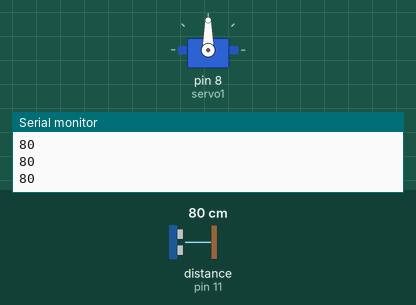
A sketch run on a simulated Arduino Uno, built with avr-gcc and run on an emulated ATmega328P. Parts: servo, the last lines printed to the serial monitor. Wiring (inferred from the names in the program): ultrasonic range finder: trigger pin 12; echo pin 11. The test bench sets the inputs (shaded band); at power-on: distance to the obstacle (sensor on pin 11) 80 cm. The echo pulse lasts 58.3 µs per cm.

Above: at 1.2 s.
1.3 s: distance to the obstacle (sensor on pin 11) set to 18 cm
2.8 s: distance to the obstacle (sensor on pin 11) set to 14 cm
At 3.6 s:
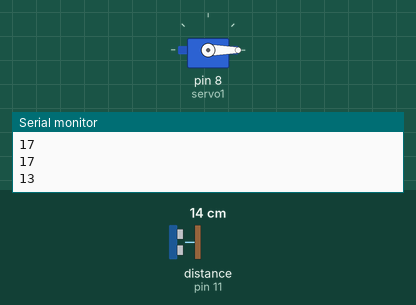
4.3 s: distance to the obstacle (sensor on pin 11) set to 35 cm
At 5.6 s:
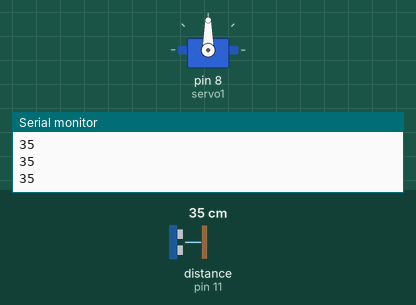
6.3 s: distance to the obstacle (sensor on pin 11) set to 2 cm
At 7.7 s:
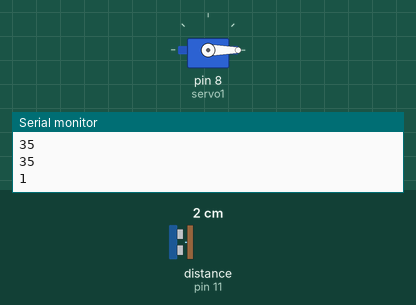
Timing chart, 0 to 8.8 s (numbered marks = the images above; inputs shaded):
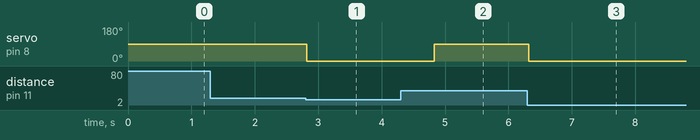

The sketch:

CatFix.ino
```cpp
#include <Servo.h>

Servo servo1;
// deklasi sudut servo
int sudut = 90;

// deklarasi nomor pin
const int trigPin = 12;
const int echoPin = 11;

void setup() {
  servo1.attach(8);
  servo1.write(sudut);

  pinMode(trigPin, OUTPUT); //  pin Trigger sebagai OUTPUT
  pinMode(echoPin, INPUT); //  pin Echo sebagai INPUT
  Serial.begin(9600); // Start komunikasi serial
}

void loop() {

      long waktu, jarakCm;
      digitalWrite(trigPin, LOW); //TRIG_PIN
      delayMicroseconds(2);
      digitalWrite(trigPin, HIGH); //TRIG_PIN
      delayMicroseconds(10);
      digitalWrite(trigPin, LOW); //TRIG_PIN
      waktu = pulseIn(echoPin,HIGH); //ECHO_PIN
      jarakCm = (waktu * 347.662 *100)/(1000000*2);
      Serial.println(jarakCm);
      delay(10);

      if(jarakCm <=15){
          servo1.write(0);
          delay(2000);
      }

      else if(jarakCm >=20){
          servo1.write(90);
      }

      else {
          servo1.write(90);
      }


//      if(jarak<10)
//      {
//        servo1.write(0);
//        servo2.write(0);
//        delay(1000);
//        }
//        else
//        {
//          servo1.write(180);
//          servo2.write(180);
//          }

}
```

Measured:
- the behaviour switches between 17 and 16 cm on distance to the obstacle (sensor on pin 11) (found by bisection; images 0 and 1)
- after the input at 2.8 s, servo on pin 8 (servo1): 90° → 0° at once
- after the input at 4.3 s, servo on pin 8 (servo1): 0° → 90° after 0.53 s
- after the input at 6.3 s, servo on pin 8 (servo1): 90° → 0° at once
